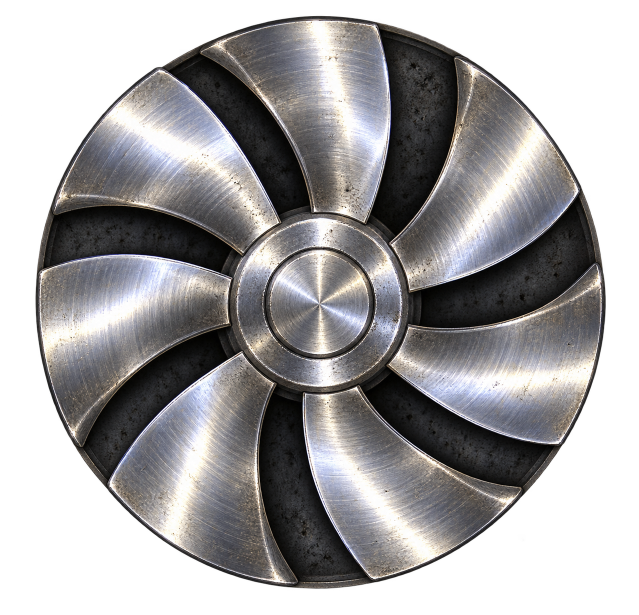
#> input picture art/presentation-feedback-20261020/fan-master.png, 1278 x 1230 px (shown at 1/2 size)
$ python -i author-yuri-original-production.py   (imports and definitions only)
#> lines starting #> are read from the running program, lines starting #| are printed output that depends on the picture; after the words box and inside, x2 and y2 are one past the last pixel; in counts of white or black regions, pixels touching at a corner belong together
"""Reconstruct rejected production mechanisms against measured Original MK poses."""
import argparse
import shutil
from importlib.machinery import SourceFileLoader
from pathlib import Path

import numpy as np
from PIL import Image
from scipy.ndimage import binary_dilation, label

from buildup import read, sha, write
from painted_rig import over, place, bounds

# [1 line that did not run here, left out]
# [1 line that did not run here, left out]
# [1 line that did not run here, left out]
# [1 line that did not run here, left out]


def master(file):
    """Keep every substantial disconnected part, including skids and platforms."""
    rgba = np.array(Image.open(file).convert('RGBA'))
#> rgba is the input picture: shape (1230, 1278, 4); mean R, G, B, A 75.8, 74.3, 75.2, 163.6
    ids, count = label(rgba[..., 3] >= 96)
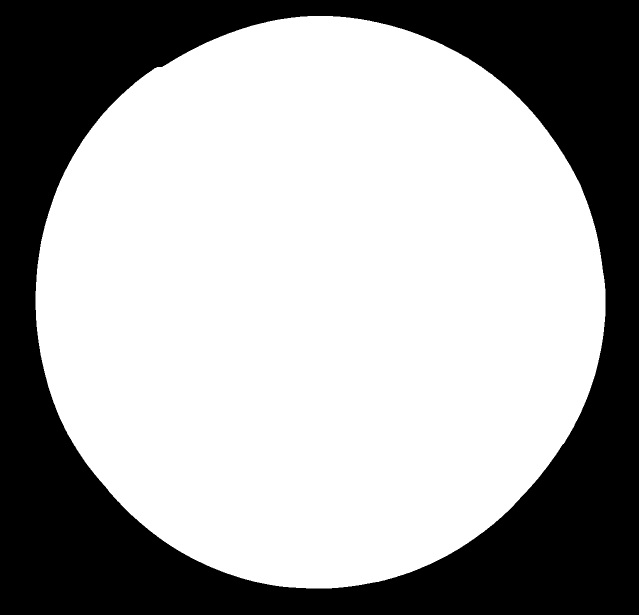
#> ids: shape (1230, 1278) int32 (shown at 1/2 size); values 0 (black) and 1 (white), 64.8% white; 1 black region, box (x1, y1, x2, y2) and area: (0, 0, 1278, 1230) 552556
#> count = 1
    sizes = np.bincount(ids.ravel())
#> sizes = [552556, 1019384]
    keep_ids = np.flatnonzero(sizes >= 12)
#> keep_ids = [0, 1]
    keep_ids = keep_ids[keep_ids != 0]
#> keep_ids = [1]
    keep = binary_dilation(np.isin(ids, keep_ids), iterations=1)
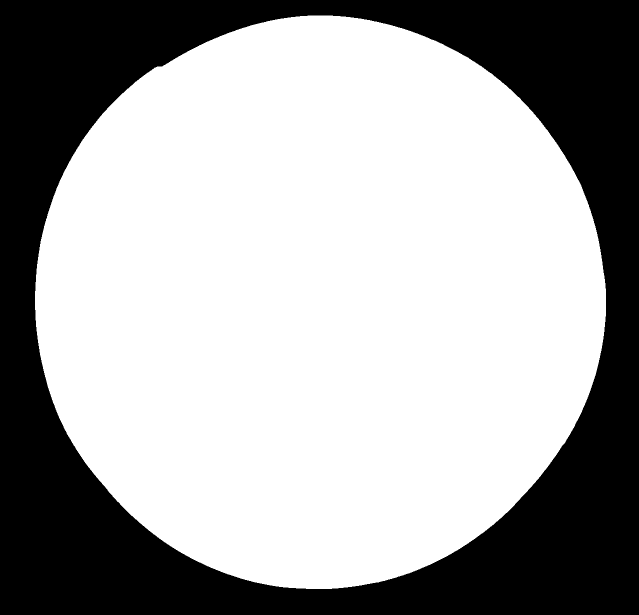
#> keep: shape (1230, 1278) bool (shown at 1/2 size); 65.1% white; 1 black region, box (x1, y1, x2, y2) and area: (0, 0, 1278, 1230) 549336
    rgba[~keep] = 0
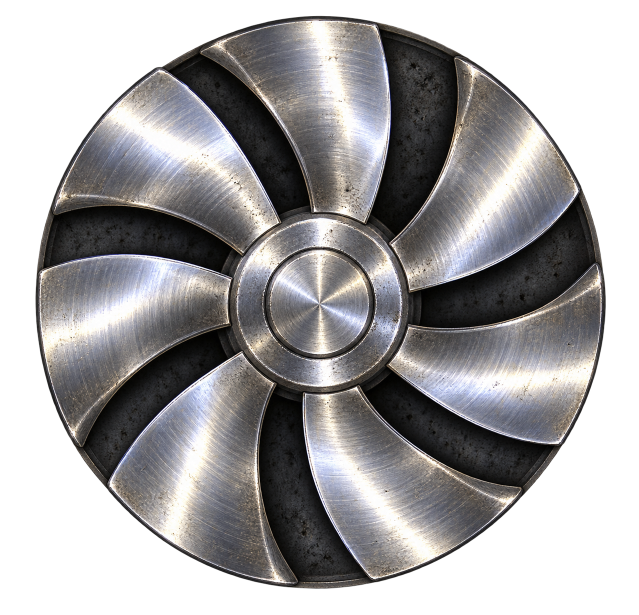
#> rgba: shape (1230, 1278, 4) (shown at 1/2 size); 0.55% of pixels changed, all inside (x1, y1, x2, y2) = (0, 28, 1215, 1182); transparent parts drawn white
    image = Image.fromarray(rgba)
    return image.crop(image.getbbox())
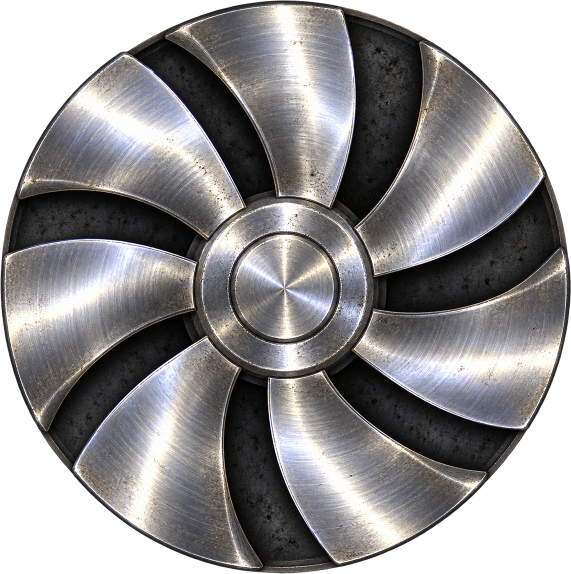
#> returned value: PIL image 1142x1147 RGBA (shown at 1/2 size); mean R, G, B, A 90.7, 88.9, 90, 196.4; transparent parts drawn white


# [40 lines that did not run here, left out]


def factory(s):
    x, y = s.xx, s.yy
    left_mask = s.region([(70, 87), (113, 87), (114, 124), (105, 145), (89, 179), (67, 170)])
    right_mask = s.region([(146, 82), (166, 82), (171, 122), (180, 143), (156, 145), (146, 124)])
    mast_mask = s.region([(109, 66), (141, 66), (144, 109), (172, 135), (169, 146),
                          (127, 124), (101, 142), (97, 137), (119, 116)])
    left, right = [terminal.masked(s.full, mask) for mask in [left_mask, right_mask]]
    left_brace_mask = s.region([(66, 142), (102, 128), (107, 145), (92, 180), (67, 175)])
    left_brace = terminal.masked(left, left_brace_mask)
    left = terminal.masked(left, ~left_brace_mask)
    mast = terminal.masked(s.full, mast_mask)
    roof_mask = s.region([(98, 129), (128, 121), (201, 150), (214, 165),
                          (187, 189), (184, 203), (98, 173)]) & ~left_mask & ~mast_mask
    arch_mask = s.region([(161, 161), (176, 153), (196, 149), (213, 154), (214, 165),
                          (196, 162), (179, 171), (172, 182), (161, 179)])
    left_foot_mask = s.region([(157, 172), (174, 165), (181, 192), (200, 213),
                               (192, 217), (170, 206), (156, 183)])
    right_foot_mask = s.region([(209, 139), (221, 141), (226, 170), (246, 194),
                                (238, 199), (216, 183), (206, 163)])
    arch = terminal.masked(s.full, arch_mask)
    left_foot, right_foot = [terminal.masked(s.full, m) for m in [left_foot_mask, right_foot_mask]]
    shutter = terminal.masked(s.full, s.region([(175, 179), (211, 163), (224, 195), (187, 215)]))
    ramp = terminal.masked(s.full, s.region([(186, 212), (224, 193), (256, 208), (219, 227)]))
    early_front = s.part('front-module', (141, 147, 221, 210))
    # Short full curved sleeves overlap, rather than stretching a long bay.
    bare = s.part('short-shell', (99, 129, 147, 165))
    original_cap = s.part('rear-shell', (98, 123, 145, 159))
    cap = terminal.masked(original_cap, s.region([(117, 130), (129, 126), (135, 131),
                                                 (136, 137), (128, 140), (117, 136)]))
    capped = over(cap, bare)
    seated_roof = terminal.masked(s.full, roof_mask & ~arch_mask)
    shell_drops = [0, 0, 0, 0, 30, 25, 19, 14, 9, 5, 2, 0, 0, 0, 0, 0, 0, 0, 0, 0, 0, 0, 0, 0, 0]
    extension = [0]*12 + [.04, .11, .22, .35, .49, .64, .78, .9, 1, 1, 1, 1, 1]
    for p in range(s.record['frames']):
        nodes = s.end(p, 23)
        if nodes is not None:
            s.phases.append(nodes); continue
        nodes = []
        if p >= 21:
            s.draw(nodes, terminal.masked(s.full, ~mast_mask), 'seated-complete-shell', p,
                   'COMPLETE_HULL_SEATS_BEFORE_LAST_ANTENNA_EXTENSION')
            drop = 46*(1-fraction(p, 15, 23))
            s.draw(nodes, s.rise(mast, drop, 142), 'late-rear-mast', p,
                   'NATIVE_LATE_ANTENNA_EXTENSION', drop=drop)
            s.phases.append(nodes); continue
        reach = fraction(p, 1, 13)
        rear = s.closed_floor([(100, 137), (123, 149), (100, 162), (77, 150)])
        s.draw(nodes, rear, 'rear-foundation', p, 'FIXED_ORIGINAL_REAR_FOUNDATION')
        if p >= 3:
            rear_base = s.closed_floor([(103, 135), (173, 150), (119, 181), (73, 160)])
            s.draw(nodes, rear_base, 'connected-rear-chassis', p, 'REAR_CHASSIS_PRESENT_BEHIND_ROOF')
            floor = s.closed_floor([(102, 140), (124+102*reach, 149+43*reach),
                                     (101+94*reach, 163+49*reach), (73, 163)])
            s.draw(nodes, floor, 'longitudinal-floor', p, 'NATIVE_UPPER_LEFT_TO_LOWER_RIGHT_CONNECTION')
        for name, part, start, end, height, line in [
            ('left-rear-support', left, 1, 12, 69, (-.5, 222)),
            ('right-rear-support', right, 2, 12, 52, (.5, 66)),
        ]:
            if p >= start:
                drop = height*(1-fraction(p, start, end))
                moving = terminal.move(part, dy=drop)
                moving = terminal.masked(moving, y <= line[0]*x+line[1])
                s.draw(nodes, moving, name, p, 'CONNECTED_REAR_SUPPORT_RISE', drop=drop)
        if p >= 2:
            angle = -18*(1-fraction(p, 3, 18))
            drop = 55*(1-fraction(p, 2, 10))
            moving = terminal.move(s.rotate(left_brace, angle, (100, 135)), dy=drop)
            moving = terminal.masked(moving, y <= -.5*x+224)
            s.draw(nodes, moving, 'left-rear-brace', p, 'REAR_BRACE_UNFOLDS_OUTWARD_FROM_FIXED_UPPER_ATTACHMENT', angle=angle, drop=drop)
        if p >= 4:
            # Every course is a whole closed curved body. It translates by
            # (+12,+6), preserving material scale and the native view axis.
            for i in range(5):
                distance = i*12*extension[p]
                moving = terminal.move(capped if i == 4 else bare,
                                       dx=distance, dy=distance*.5+shell_drops[p])
                if p < 11:
                    aperture = y <= np.minimum(.5*x+99, -.5*x+230)
                    moving = terminal.masked(moving, aperture)
                s.draw(nodes, moving, 'rear-vault-course-'+str(i), p,
                       'WHOLE_NATIVE_SCALE_VAULT_TELESCOPES_DIAGONALLY',
                       travel=[distance, distance*.5], rearModuleSize=[48, 36], critical=True)
        if 2 <= p <= 22:
            # The Original early frame has slender posts and a bare red arch.
            travel = fraction(p, 8, 13)
            moving = terminal.move(early_front, dx=17*travel, dy=-6*travel)
            if p < 3:
                moving = s.hinge(moving, 38, (172, 196), axis=(2., -1.), fold=(.5, .25))
            s.draw(nodes, moving, 'slender-opening-portal', p, 'ORIGINAL_UNDEVELOPED_FRONT_FRAME')
        if p >= 11:
            for name, part, pivot in [('left-folding-buttress', left_foot, (171, 177)),
                                      ('right-folding-buttress', right_foot, (213, 160))]:
                angle = -78*(1-fraction(p, 11, 22))
                s.draw(nodes, s.hinge(part, angle, pivot, axis=(2., -1.), fold=(.5, .25)),
                       name, p, 'BUTTRESS_UNFOLDS_AFTER_THIN_FRONT_FRAME', angle=angle)
        if p >= 12:
            s.draw(nodes, arch, 'seated-front-rim', p, 'RETAINED_FINAL_FRONT_RIM')
            drop = 36*(1-fraction(p, 14, 21))
            moving = terminal.move(shutter, dy=drop)
            s.draw(nodes, terminal.masked(moving, y <= -.5*x+307), 'shutter', p,
                   'SHUTTER_RISES_AFTER_FRONT_FRAME', drop=drop)
        if p >= 15:
            angle = 78*(1-fraction(p, 15, 19))
            s.draw(nodes, s.hinge(ramp, angle, (204, 201), axis=(2., -1.), fold=(.7, .35), ground=True),
                   'loading-ramp', p, 'COMPLETE_LOADING_RAMP_FOLDS_OUT', angle=angle, critical=True)
        if p >= 15:
            drop = 46*(1-fraction(p, 15, 23))
            s.draw(nodes, s.rise(mast, drop, 142), 'rear-antenna-and-cross-beams', p,
                   'REAR_BEAMS_AND_MAST_EXTEND_AFTER_ROOF', drop=drop)
        if p >= 16:
            near_wall = terminal.masked(s.full, s.region([(98, 151), (180, 166), (187, 187),
                                                         (118, 183), (90, 166)]) & ~left_mask)
            s.draw(nodes, near_wall, 'connected-near-wall-and-pipes', p,
                   'SIDE_WALL_AND_PIPE_BANK_SEAT_UNDER_EXTENDING_VAULT')
        if p >= 18:
            remainder = ~(roof_mask | left_mask | right_mask | mast_mask | arch_mask |
                          left_foot_mask | right_foot_mask)
            s.draw(nodes, terminal.masked(s.full, remainder), 'retained-perimeter-services', p,
                   'PERIMETER_SERVICES_SEAT_AFTER_STRUCTURES')
        if p >= 21:
            # The telescope has finished moving; the seated exterior occupies
            # its canonical location before the completion marker.
            s.draw(nodes, seated_roof, 'seated-exterior', p, 'RETAINED_SEATED_ROOF_SKIN')
        s.phases.append(nodes)
    return s.finish()


def construction_yard(s):
    # Retain the later roof/arm work while replacing the incomplete opening
    # capsule and its native retraction poses with one complete new master.
    old.construction_yard(s)
    saved = s.phases
    s.phases = []
    body = s.part('capsule', (76, 108, 177, 185))
    nose_mask = (s.xx-2*s.yy < -216) & (s.xx < 119)
    nose, core = terminal.masked(body, nose_mask), terminal.masked(body, ~nose_mask)
    floor = s.cell(3, (15, 113, 239, 228))
    floor = over(floor, s.closed_floor([(126, 114), (239, 170), (126, 228), (15, 170)]))
    for p in range(7):
        nodes = []
        if p >= 2:
            extent = fraction(p, 1, 4)
            polygon = (np.array([(15, 169), (126, 114), (239, 170), (126, 228)])-[126, 170])*extent+[126, 170]
            s.draw(nodes, terminal.masked(floor, s.region(polygon)), 'opening-foundation', p,
                   'ORIGINAL_FOUNDATION_UNFOLDS_UNDER_COMPLETE_CAPSULE')
        drop = [0, 1, 4, 8, 12, 18, 28][p]
        angle = [0, 12, 28, 44, 61, 75, 85][p]
        front = s.hinge(nose, angle, (106, 161), axis=(2., 1.), fold=(.4, -.4))
        capsule = terminal.move(over(front, core), dy=drop)
        if p >= 2:
            capsule = terminal.masked(capsule, s.yy <= -.48*s.xx+222)
        s.draw(nodes, capsule, 'complete-opening-capsule', p,
               'COMPLETE_HULL_SKIDS_AND_NOSE_RETRACT_THROUGH_NATIVE_FOUNDATION',
               drop=drop, noseAngle=angle, critical=p == 0)
        # A low gold rear hatch rises edge-on in the next Original frame.
        if 1 <= p <= 4:
            fin = s.panel([(162, 110), (169, 113), (169, 124), (162, 121)], material=0, depth=.5)
            fin = terminal.move(fin, dy=drop*.65)
            s.draw(nodes, fin, 'rear-roof-flap', p, 'GOLD_REAR_FLAP_RISES_IN_ORIGINAL_PHASE')
        s.phases.append(nodes)
    s.phases.extend(saved[7:])
    return s.finish()


def shipyard(s):
    x, y = s.xx, s.yy
    tower_mask = s.region([(123, 44), (188, 44), (195, 128), (157, 146), (119, 130)])
    badge_masks = [s.region([(127, 137), (141, 140), (139, 155), (122, 164), (116, 159)]),
                   s.region([(175, 140), (185, 137), (199, 158), (193, 165), (181, 156)])]
    tower = terminal.masked(s.full, tower_mask)
    crane_mask = s.region([(196, 103), (270, 103), (270, 157), (222, 159), (198, 145)]) | s.region([(251, 128), (271, 128), (271, 169), (251, 169)])
    crane = terminal.masked(s.full, crane_mask)
    dock = terminal.masked(s.full, ~(tower_mask | badge_masks[0] | badge_masks[1] | crane_mask))
    hidden = np.array(Image.open(old.BATCH/'registered-empty-dock-v1.png').convert('RGBA'))
    hidden[hidden[..., 3] < 96] = 0
    deck_window = s.region([(155, 109), (201, 132), (204, 165), (156, 173), (114, 166), (113, 131)])
    deck = over(dock, terminal.masked(hidden, deck_window))
    upper_deck_mask = s.region([(155, 108), (202, 132), (202, 145), (156, 169), (113, 146), (113, 131)])
    upper_deck, lower_deck = terminal.masked(deck, upper_deck_mask), terminal.masked(deck, ~upper_deck_mask)
    flat = s.part('flat-tower', (128, 94, 186, 151))
    cap_mask = y < 123
    cap, cylinder = terminal.masked(flat, cap_mask), terminal.masked(flat, ~cap_mask)
    # Native cap tops (zero-based phases 11..23): 127,122,117,112,
    # 108,103,98,94...; the native disk is calibrated +6 px in X
    # against the retained HD platform's central socket.
    drops = {10: 38, 11: 33, 12: 28, 13: 23, 14: 18, 15: 14,
             16: 9, 17: 4, 18: 0, 19: 0, 20: 0, 21: 0, 22: 0, 23: 0}
    antenna = terminal.masked(tower, s.region([(141, 44), (168, 44), (168, 86), (161, 94), (142, 91)]))
    # The retained mast starts at native Y=51 before clipping. Match the
    # Original visible tops 85/74/61 with full-body drops 34/23/10, keeping
    # the feet seated in the flat cap before the terminal hemisphere rises.
    outer_frame = terminal.masked(tower, y >= 116)
    deck_lift = [14, 14, 13, 12, 11, 9, 8, 7, 7, 6]+[6]*15
    native_crane_top = [123, 123, 122, 122, 121, 120, 119, 118, 117, 116, 115, 114, 113, 113, 112, 112, 112, 112, 112, 112, 112, 112, 112, 112, 112]
    for p in range(s.record['frames']):
        if p == s.record['frames']-1:
            s.phases.append(s.terminal(p)); continue
        nodes = []
        frame_deck = over(lower_deck, terminal.move(upper_deck, dy=deck_lift[p]))
        s.draw(nodes, frame_deck, 'complete-native-dock', p, 'WHOLE_UPPER_PLATFORM_LIFTS_IN_ORIGINAL_PHASES', platformDrop=deck_lift[p])
        crane_top = np.where(crane[..., 3] >= 8)[0].min()/4
        crane_drop = max(native_crane_top[p]-112, s.rig.logical[p]['trimOrigin'][1]-crane_top)
        s.draw(nodes, terminal.move(crane, dy=crane_drop), 'complete-moving-crane', p,
               'ORIGINAL_CRANE_HEAD_RISE_WITHOUT_FRAME_CROP', drop=crane_drop, critical=True)
        if p >= 11:
            d = drops[p]
            moving = terminal.move(cylinder, dy=d)
            aperture = y <= np.minimum(.5*x+66.5, -.5*x+223.5)
            s.draw(nodes, terminal.masked(moving, aperture), 'whole-cylinder-side', p,
                   'DARK_CYLINDER_RISES_THROUGH_DECK_SOCKET', drop=d)
            # Never cut the crown into horizontal slices: the complete flat
            # cap and its red rim travel together above the rising cylinder.
            s.draw(nodes, terminal.move(cap, dy=d), 'complete-flat-crown', p,
                   'WHOLE_FLAT_DISK_AND_RED_RIM_RISE_IN_ORIGINAL_ORDER', drop=d, critical=True)
            # The deck lip occludes the bottom of the mechanism; its full
            # flat disk remains above that physical edge.
            s.draw(nodes, terminal.masked(frame_deck, ~aperture), 'front-deck-lip', p,
                   'FOREGROUND_DECK_OCCLUDES_RISING_CYLINDER')
            if p >= 15:
                frame_drop = 30*(1-fraction(p, 15, 20))
                moving = terminal.move(outer_frame, dy=frame_drop)
                s.draw(nodes, terminal.masked(moving, aperture), 'outer-brass-frame', p,
                       'OUTER_FRAME_EMERGES_AFTER_DARK_CYLINDER', drop=frame_drop)
        if p >= 18:
            for i, mask in enumerate(badge_masks):
                drop = 17*(1-fraction(p, 18, 23))
                s.draw(nodes, s.rise(terminal.masked(s.full, mask), drop, 166), 'curved-dock-badge-'+str(i), p,
                       'BADGES_EXTEND_AFTER_TOWER_SEATS', drop=drop)
        if p >= 21:
            d = [34, 23, 10][p-21]
            s.draw(nodes, s.rise(antenna, d, 112), 'late-antennas', p,
                   'ANTENNAS_EXTEND_LATE_OVER_FLAT_NATIVE_CROWN', drop=d, critical=True)
        s.phases.append(nodes)
    return s.finish()


def main():
    parser = argparse.ArgumentParser(description=__doc__)
    parser.add_argument('output', type=Path)
    parser.add_argument('--theater', default='')
    parser.add_argument('--family', default='')
    args = parser.parse_args()
    args.output.mkdir(exist_ok=False)
    source = args.output/'authoring-source.py'
    shutil.copy2(__file__, source)
    rigs = {}
    for record in read(old.prior.AUTHORITY)['families']:
        if args.theater and record['theater'] != args.theater:
            continue
        if args.family and record['identity'] != args.family:
            continue
        scene = Scene(record, args.output/record['key'], source)
        rig = {'YAWEAP': factory, 'YACNST': construction_yard, 'YAYARD': shipyard}[record['identity']](scene)
        rigs[record['key']] = rig
        critical = [c for c in scene.native_crops if c['critical'] and c['opaquePixelsOutsideNativeFrame']]
        print(record['key'], len(critical), 'critical boundary mismatches', flush=True)
    write(args.output/'rigs.json', rigs)


# [2 lines not run here, left out]

>>> result = master('../../art/presentation-feedback-20261020/fan-master.png')
